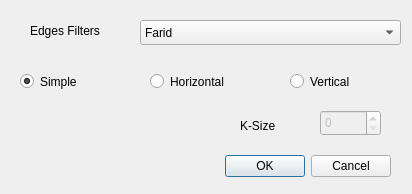
<?xml version="1.0" encoding="UTF-8"?>
<ui version="4.0">
 <class>Dialog</class>
 <widget class="QDialog" name="Dialog">
  <property name="geometry">
   <rect>
    <x>0</x>
    <y>0</y>
    <width>412</width>
    <height>194</height>
   </rect>
  </property>
  <property name="windowTitle">
   <string>Edges Type</string>
  </property>
  <widget class="QDialogButtonBox" name="buttonBox">
   <property name="geometry">
    <rect>
     <x>220</x>
     <y>150</y>
     <width>171</width>
     <height>32</height>
    </rect>
   </property>
   <property name="orientation">
    <enum>Qt::Horizontal</enum>
   </property>
   <property name="standardButtons">
    <set>QDialogButtonBox::Cancel|QDialogButtonBox::Ok</set>
   </property>
  </widget>
  <widget class="QComboBox" name="comboBox">
   <property name="geometry">
    <rect>
     <x>140</x>
     <y>20</y>
     <width>261</width>
     <height>25</height>
    </rect>
   </property>
   <item>
    <property name="text">
     <string>Farid</string>
    </property>
   </item>
   <item>
    <property name="text">
     <string>Laplace</string>
    </property>
   </item>
   <item>
    <property name="text">
     <string>Prewitt</string>
    </property>
   </item>
   <item>
    <property name="text">
     <string>Roberts</string>
    </property>
   </item>
   <item>
    <property name="text">
     <string>Sobel</string>
    </property>
   </item>
   <item>
    <property name="text">
     <string>Scahrr</string>
    </property>
   </item>
  </widget>
  <widget class="QLabel" name="label">
   <property name="geometry">
    <rect>
     <x>30</x>
     <y>20</y>
     <width>101</width>
     <height>21</height>
    </rect>
   </property>
   <property name="text">
    <string>Edges Filters</string>
   </property>
  </widget>
  <widget class="QSpinBox" name="spinBox">
   <property name="enabled">
    <bool>false</bool>
   </property>
   <property name="geometry">
    <rect>
     <x>320</x>
     <y>110</y>
     <width>61</width>
     <height>26</height>
    </rect>
   </property>
  </widget>
  <widget class="QLabel" name="label_2">
   <property name="geometry">
    <rect>
     <x>240</x>
     <y>110</y>
     <width>67</width>
     <height>31</height>
    </rect>
   </property>
   <property name="text">
    <string>K-Size</string>
   </property>
  </widget>
  <widget class="QRadioButton" name="radioButton_1">
   <property name="geometry">
    <rect>
     <x>20</x>
     <y>70</y>
     <width>112</width>
     <height>23</height>
    </rect>
   </property>
   <property name="text">
    <string>Simple</string>
   </property>
   <property name="checkable">
    <bool>true</bool>
   </property>
   <property name="checked">
    <bool>true</bool>
   </property>
  </widget>
  <widget class="QRadioButton" name="radioButton_2">
   <property name="geometry">
    <rect>
     <x>150</x>
     <y>70</y>
     <width>112</width>
     <height>23</height>
    </rect>
   </property>
   <property name="text">
    <string>Horizontal</string>
   </property>
  </widget>
  <widget class="QRadioButton" name="radioButton_3">
   <property name="geometry">
    <rect>
     <x>290</x>
     <y>70</y>
     <width>112</width>
     <height>23</height>
    </rect>
   </property>
   <property name="text">
    <string>Vertical</string>
   </property>
  </widget>
 </widget>
 <resources/>
 <connections>
  <connection>
   <sender>buttonBox</sender>
   <signal>accepted()</signal>
   <receiver>Dialog</receiver>
   <slot>accept()</slot>
   <hints>
    <hint type="sourcelabel">
     <x>248</x>
     <y>254</y>
    </hint>
    <hint type="destinationlabel">
     <x>157</x>
     <y>274</y>
    </hint>
   </hints>
  </connection>
  <connection>
   <sender>buttonBox</sender>
   <signal>rejected()</signal>
   <receiver>Dialog</receiver>
   <slot>reject()</slot>
   <hints>
    <hint type="sourcelabel">
     <x>316</x>
     <y>260</y>
    </hint>
    <hint type="destinationlabel">
     <x>286</x>
     <y>274</y>
    </hint>
   </hints>
  </connection>
 </connections>
</ui>
